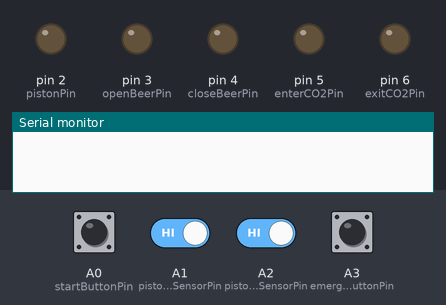
Recording of a sketch running on a simulated Arduino Uno, built with avr-gcc and run on an emulated ATmega328P. Shown: output pins drawn as LEDs (lit = HIGH), the last lines printed to the serial monitor. The test bench sets the inputs (shaded band); at power-on: A0 (startButtonPin), A1 (pistonUpSensorPin), A2 (pistonDownSensorPin), A3 (emergencyButtonPin) HIGH.

Above: at 2.0 s.
2.1 s: A0 (startButtonPin) pulled LOW for 0.75 s
At 2.8 s:
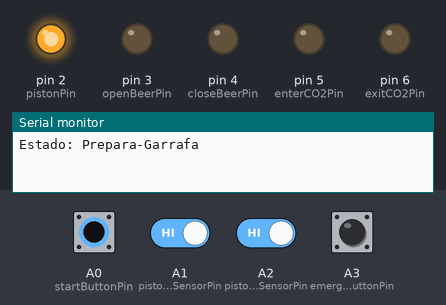
4.3 s: A1 (pistonUpSensorPin) driven LOW
At 5.8 s:
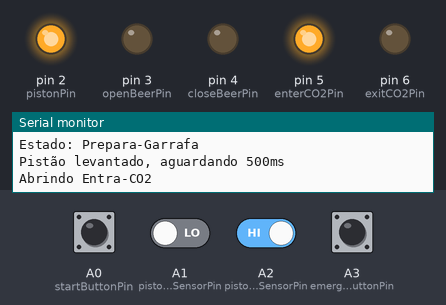
7.5 s: A3 (emergencyButtonPin) pulled LOW for 0.75 s
At 9.2 s:
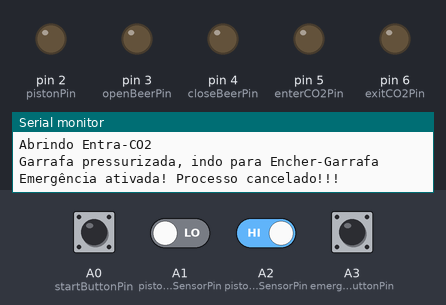
9.7 s: A0 (startButtonPin) pulled LOW for 1 s
At 15.3 s:
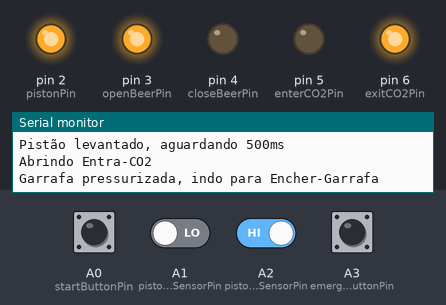
Timing chart, 0 to 41.1 s (numbered marks = the images above; inputs shaded):
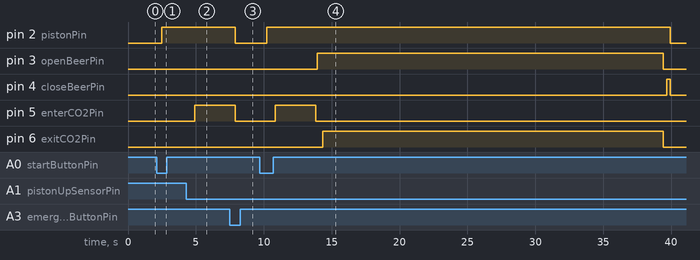

Measured:
- after the input at 2.1 s, pin 2 (pistonPin): LOW → HIGH after 0.40 s
- after the input at 4.3 s, pin 5 (enterCO2Pin): LOW → HIGH after 0.60 s
- after the input at 7.5 s, pin 2 (pistonPin): HIGH → LOW after 0.40 s; pin 3 (openBeerPin): stays LOW (without the input it goes to HIGH after 0.50 s); pin 6 (exitCO2Pin): stays LOW (without the input it goes to HIGH after 0.90 s)
- after the input at 9.7 s, pin 2 (pistonPin): LOW → HIGH after 0.53 s, → LOW 29.7 s later; pin 3 (openBeerPin): LOW → HIGH after 4.2 s, → LOW 25.5 s later; pin 4 (closeBeerPin): LOW → HIGH after 30.0 s, → LOW 0.25 s later; pin 5 (enterCO2Pin): LOW → HIGH after 1.1 s, → LOW 3.0 s later; pin 6 (exitCO2Pin): LOW → HIGH after 4.6 s, → LOW 25.1 s later

The sketch:

FluxoEnvazadora.ino
```cpp
// Definição dos pinos
const int pistonPin = 2;             // Pistão
const int openBeerPin = 3;           // Abre-cerveja
const int closeBeerPin = 4;          // Fecha-cerveja
const int enterCO2Pin = 5;           // Entra-CO2
const int exitCO2Pin = 6;            // Saída-CO2
const int startButtonPin = A0;       // Botão de start
const int pistonUpSensorPin = A1;    // Sensor pistão levantado
const int pistonDownSensorPin = A2;  // Sensor pistão recolhido
const int emergencyButtonPin = A3;   // Botão de emergência

// Definição dos estados
enum States { INICIO, PREPARA_GARRAFA, ENCHER_GARRAFA, TERMINA_CICLO, AGUARDA_FIM };
States currentState = INICIO;

void setup() {
  // Configuração dos pinos de saída
  pinMode(pistonPin, OUTPUT);
  pinMode(openBeerPin, OUTPUT);
  pinMode(closeBeerPin, OUTPUT);
  pinMode(enterCO2Pin, OUTPUT);
  pinMode(exitCO2Pin, OUTPUT);

  // Configuração dos pinos de entrada com INPUT_PULLUP
  pinMode(startButtonPin, INPUT_PULLUP);
  pinMode(pistonUpSensorPin, INPUT_PULLUP);
  pinMode(pistonDownSensorPin, INPUT_PULLUP);
  pinMode(emergencyButtonPin, INPUT_PULLUP); // Botão de emergência

  // Inicializa todos os dispositivos desligados
  stopAll();

  // Inicializa a comunicação serial
  Serial.begin(9600);
}

void loop() {
  // Leitura dos sensores e do botão (com INPUT_PULLUP, o estado LOW indica ativado)
  int startButtonState = digitalRead(startButtonPin);
  int pistonUpState = digitalRead(pistonUpSensorPin);
  int pistonDownState = digitalRead(pistonDownSensorPin);
  int emergencyButtonState = digitalRead(emergencyButtonPin);

  // Verifica se o botão de emergência foi pressionado - enquanto estiver pressionado ficará em looping aqui:
  if (emergencyButtonState == LOW) {
    stopAll();
    Serial.println("Emergência ativada! Processo cancelado!!! ");
    delay(1000);
    currentState = INICIO;
    return;
  }

  delay(100);

  switch (currentState) {
    case INICIO:
      stopAll();
      if (startButtonState == LOW) { // Botão pressionado
        Serial.println("Estado: Prepara-Garrafa");
        currentState = PREPARA_GARRAFA;
        digitalWrite(pistonPin, HIGH); // Aciona pistão
      } else {
        delay(500);
      }
      break;

    case PREPARA_GARRAFA:
      // Aguarda o pistão levantar
      if (pistonUpState == LOW) {
        Serial.println("Pistão levantado, aguardando 500ms");
        delay(500);
        Serial.println("Abrindo Entra-CO2");
        digitalWrite(enterCO2Pin, HIGH); // Abre Entra-CO2
        delay(3000);
        digitalWrite(enterCO2Pin, LOW);  // Fecha Entra-CO2

        Serial.println("Garrafa pressurizada, indo para Encher-Garrafa");
        currentState = ENCHER_GARRAFA;
      } else {
        delay(500);
      }
      break;

    case ENCHER_GARRAFA:
      // Aciona os dispositivos para encher a garrafa
      digitalWrite(openBeerPin, HIGH);   // Abre cerveja
      delay(200);
      digitalWrite(closeBeerPin, LOW);   // Fecha-cerveja desligado
      delay(200);
      digitalWrite(exitCO2Pin, HIGH);    // Aciona Saída-CO2
      delay(25000);                      // Aguarda 25 segundos - AQUI TEM O PROBLEMA DO EFEITO BLOQUEANTE, EMERGÊNCIA NÃO OPERA!

      Serial.println("Terminando enchimento, indo para Termina-Ciclo");
      currentState = TERMINA_CICLO;
      break;

    case TERMINA_CICLO:
      // Desliga os dispositivos e encerra o ciclo
      digitalWrite(openBeerPin, LOW);    // Desliga Abre-Cerveja
      digitalWrite(exitCO2Pin, LOW);     // Desliga Saída-CO2
      delay(250);

      // TODO: REVISAR!!!  AQUI FIQUEI MEIO EM DÚVIDA, FAVOR ATENÇÃO MAIOR:
      Serial.println("Fechando cerveja");
      digitalWrite(closeBeerPin, HIGH);  // Aciona Fecha-Cerveja
      delay(250);                        // Aguarda 250ms

      Serial.println("Desacionando Fecha-Cerveja e Pistão");
      digitalWrite(closeBeerPin, LOW);   // Desaciona Fecha-Cerveja // <- ??????
      digitalWrite(pistonPin, LOW);      // Desaciona Pistão
      delay(500);
      Serial.println("Ciclo terminou, indo para Aguarda-Fim");        // Aguarda 500ms
      currentState = AGUARDA_FIM;
      break;

      case AGUARDA_FIM:
      // Aguarda o pistão recolhido
      if (pistonDownState == LOW) {
        Serial.println("Pistão recolhido, retornando ao estado Início");
        currentState = INICIO;           // Volta ao estado inicial
      } else {
        delay(500);
      }
      break;

  }
}
  // Função que desliga todos os componentes
  void stopAll() {
    digitalWrite(pistonPin, LOW);    // Desliga Pistão
    digitalWrite(openBeerPin, LOW);  // Desliga Abre-Cerveja
    digitalWrite(closeBeerPin, LOW); // Desliga Fecha-Cerveja
    digitalWrite(enterCO2Pin, LOW);  // Desliga Entra-CO2
    digitalWrite(exitCO2Pin, LOW);   // Desliga Saída-CO2
  }
```
